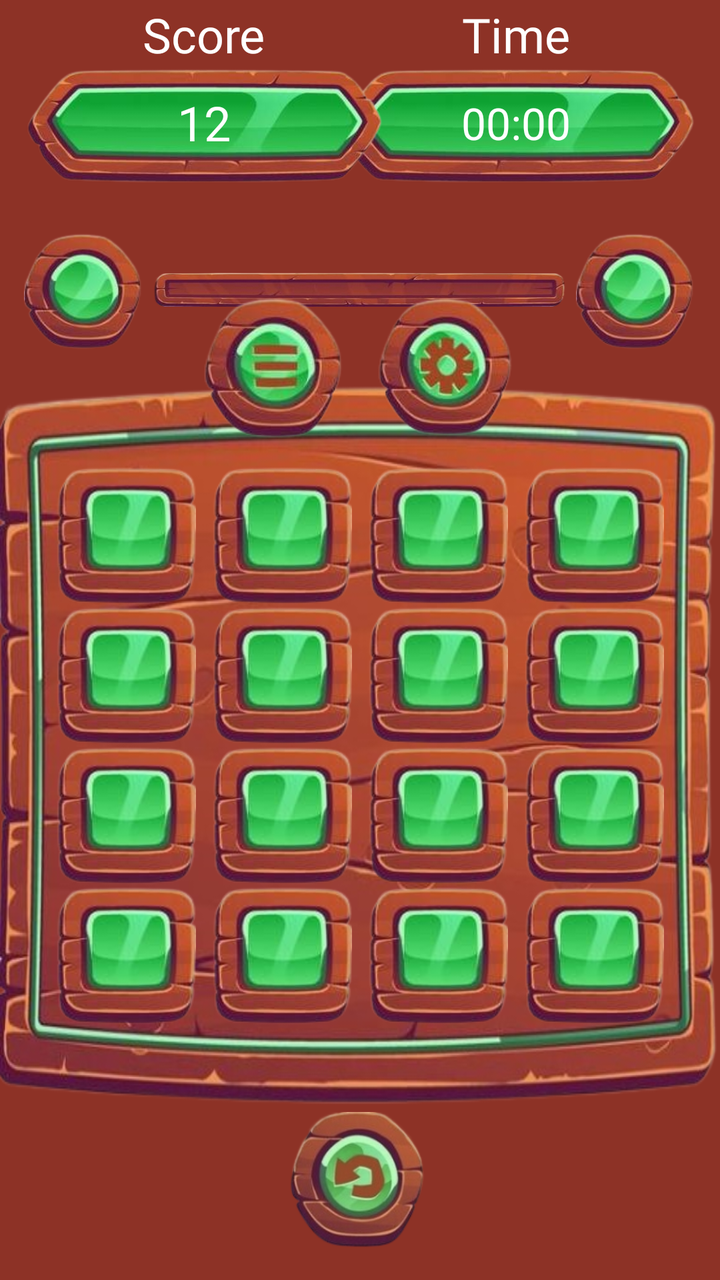
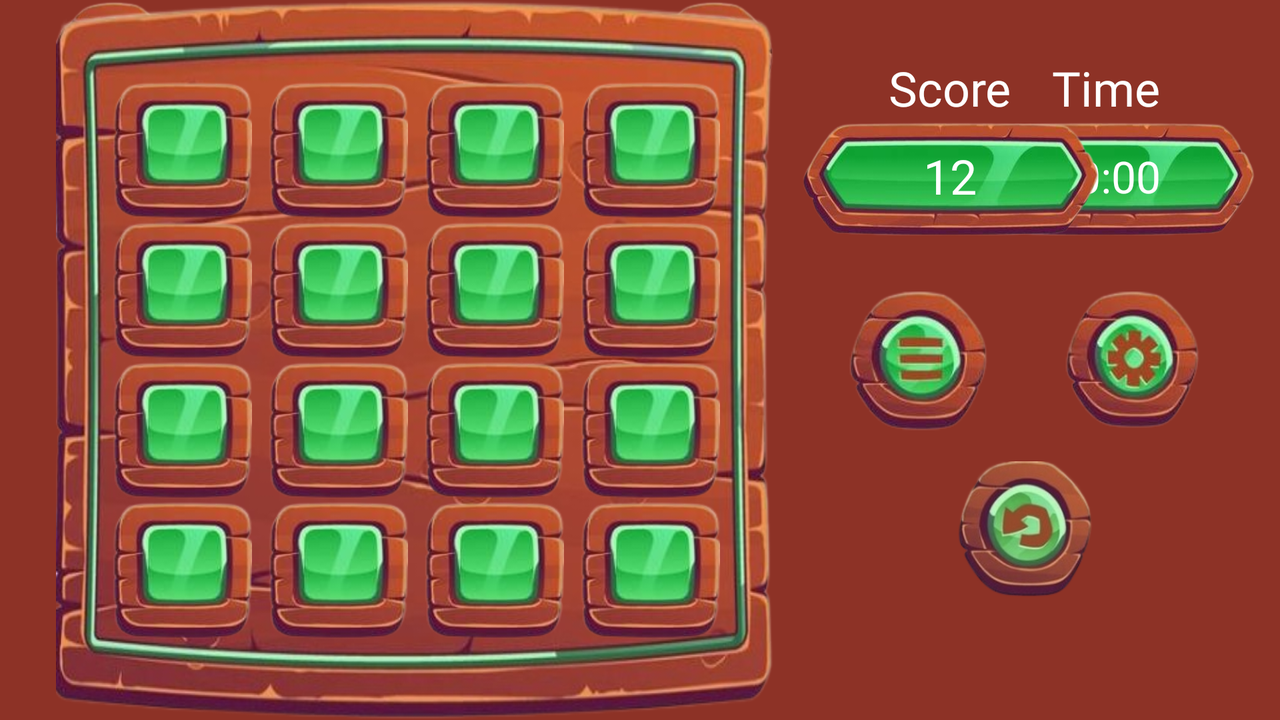

One screen, two layout resources from the same app: the default and the repository's alternative for another configuration. Each is rendered where Android would select it; the XML of both is given below.
<!-- AndroidManifest.xml: application theme Theme.BlockShuffle15 -->
<!-- res/layout/fragment_game.xml -->
<?xml version="1.0" encoding="utf-8"?>
<androidx.constraintlayout.widget.ConstraintLayout xmlns:android="http://schemas.android.com/apk/res/android"
    android:layout_width="match_parent"
    android:layout_height="match_parent"
    xmlns:app="http://schemas.android.com/apk/res-auto"
    android:background="#8D3226"
    >
    <TextView
        android:id="@+id/text1"
        android:layout_width="wrap_content"
        android:layout_height="wrap_content"
        android:text="Score"
        android:textSize="24sp"
        app:layout_constraintLeft_toLeftOf="@id/score"
        app:layout_constraintRight_toRightOf="@id/score"
        app:layout_constraintBottom_toTopOf="@id/score"
        android:fontFamily="@font/font1"
        android:textColor="@color/white"
        />

    <androidx.appcompat.widget.AppCompatButton
        android:id="@+id/score"
        android:layout_width="180dp"
        android:layout_height="60dp"
        android:background="@drawable/score_button"
        app:layout_constraintTop_toTopOf="parent"
        app:layout_constraintLeft_toLeftOf="parent"
        app:layout_constraintBottom_toTopOf="@id/container"
        app:layout_constraintVertical_bias="0.25"
        android:text="12"
        android:textSize="24sp"
        android:paddingBottom="4dp"
        android:textColor="@color/white"
        android:fontFamily="@font/font1"
        android:layout_marginStart="12dp"
        />

    <TextView
        android:layout_width="wrap_content"
        android:layout_height="wrap_content"
        android:text="Time"
        android:textSize="24sp"
        app:layout_constraintLeft_toLeftOf="@id/time"
        app:layout_constraintRight_toRightOf="@id/time"
        app:layout_constraintBottom_toTopOf="@id/time"
        android:fontFamily="@font/font1"
        android:textColor="@color/white"
        />

    <Chronometer
        android:id="@+id/time"
        android:layout_width="180dp"
        android:layout_height="60dp"
        android:layout_marginRight="12dp"
        android:background="@drawable/score_button"
        android:fontFamily="@font/font1"
        android:gravity="center"
        android:paddingBottom="4dp"
        android:textColor="@color/white"
        android:textSize="22sp"
        app:layout_constraintRight_toRightOf="parent"
        app:layout_constraintTop_toTopOf="parent"
        app:layout_constraintBottom_toTopOf="@id/container"
        app:layout_constraintVertical_bias="0.25"
        />

    <LinearLayout
        android:id="@+id/liner"
        android:layout_width="match_parent"
        android:layout_height="wrap_content"
        android:orientation="horizontal"
        app:layout_constraintTop_toTopOf="parent"
        app:layout_constraintBottom_toBottomOf="parent"
        app:layout_constraintVertical_bias="0.2"
        android:layout_marginHorizontal="12dp"
        >
        <androidx.appcompat.widget.AppCompatButton
            android:layout_width="60dp"
            android:layout_height="60dp"
            android:background="@drawable/time"
            />

        <androidx.appcompat.widget.AppCompatButton
            android:id="@+id/swallow"
            android:layout_width="0dp"
            android:layout_height="17dp"
            android:layout_marginHorizontal="4dp"
            android:layout_weight="4"
            android:background="@drawable/time0" />

        <androidx.appcompat.widget.AppCompatButton
            android:layout_width="60dp"
            android:layout_height="60dp"

            android:background="@drawable/time"
            />
    </LinearLayout>

    <androidx.appcompat.widget.AppCompatButton
        android:id="@+id/menu"
        android:layout_width="70dp"
        android:layout_height="70dp"
        app:layout_constraintTop_toBottomOf="@id/liner"
        app:layout_constraintBottom_toTopOf="@id/container"
        app:layout_constraintLeft_toLeftOf="parent"
        app:layout_constraintRight_toRightOf="parent"
        app:layout_constraintHorizontal_bias="0.35"
        android:background="@drawable/menu_button"
        />
    <androidx.appcompat.widget.AppCompatButton
        android:id="@+id/settings"
        android:layout_width="70dp"
        android:layout_height="70dp"
        app:layout_constraintTop_toBottomOf="@id/liner"
        app:layout_constraintBottom_toTopOf="@id/container"
        app:layout_constraintLeft_toLeftOf="parent"
        app:layout_constraintRight_toRightOf="parent"
        app:layout_constraintHorizontal_bias="0.65"
        android:background="@drawable/settengd_button"
        />
    <LinearLayout
        android:id="@+id/container"
        android:layout_width="360dp"
        android:layout_height="360dp"
        android:background="@drawable/orqa_img"
        android:gravity="center"
        android:orientation="vertical"
        app:layout_constraintBottom_toBottomOf="parent"
        app:layout_constraintLeft_toLeftOf="parent"
        app:layout_constraintRight_toRightOf="parent"
        app:layout_constraintTop_toBottomOf="@id/liner"
        app:layout_constraintVertical_bias="0.7"
        android:layout_marginBottom="80dp"
        >

        <LinearLayout
            android:layout_width="match_parent"
            android:layout_height="70dp"
            android:gravity="center"
            android:orientation="horizontal">

            <androidx.appcompat.widget.AppCompatButton style="@style/button" />

            <androidx.appcompat.widget.AppCompatButton style="@style/button" />

            <androidx.appcompat.widget.AppCompatButton style="@style/button" />

            <androidx.appcompat.widget.AppCompatButton style="@style/button" />

        </LinearLayout>

        <LinearLayout
            android:layout_width="match_parent"
            android:layout_height="70dp"
            android:gravity="center"
            android:orientation="horizontal">

            <androidx.appcompat.widget.AppCompatButton style="@style/button" />

            <androidx.appcompat.widget.AppCompatButton style="@style/button" />

            <androidx.appcompat.widget.AppCompatButton style="@style/button" />

            <androidx.appcompat.widget.AppCompatButton style="@style/button" />
        </LinearLayout>

        <LinearLayout
            android:layout_width="match_parent"
            android:layout_height="70dp"
            android:gravity="center"
            android:orientation="horizontal">

            <androidx.appcompat.widget.AppCompatButton style="@style/button" />

            <androidx.appcompat.widget.AppCompatButton style="@style/button" />

            <androidx.appcompat.widget.AppCompatButton style="@style/button" />

            <androidx.appcompat.widget.AppCompatButton style="@style/button" />
        </LinearLayout>

        <LinearLayout
            android:layout_width="match_parent"
            android:layout_height="70dp"
            android:gravity="center"
            android:orientation="horizontal">

            <androidx.appcompat.widget.AppCompatButton style="@style/button" />

            <androidx.appcompat.widget.AppCompatButton style="@style/button" />

            <androidx.appcompat.widget.AppCompatButton style="@style/button" />

            <androidx.appcompat.widget.AppCompatButton style="@style/button" />
        </LinearLayout>
    </LinearLayout>
    <androidx.appcompat.widget.AppCompatButton
        android:id="@+id/restart"
        android:layout_width="70dp"
        android:layout_height="70dp"
        app:layout_constraintBottom_toBottomOf="parent"
        app:layout_constraintLeft_toLeftOf="parent"
        app:layout_constraintRight_toRightOf="parent"
        app:layout_constraintTop_toBottomOf="@id/container"
        android:background="@drawable/restart_btn"
        app:layout_constraintVertical_bias="0.2"
        />

</androidx.constraintlayout.widget.ConstraintLayout>
<!-- resources referenced by this layout -->
<resources>
  <!-- drawable menu_button: png bitmap (drawable, 27993 bytes) -->
  <!-- drawable orqa_img: png bitmap (drawable, 295340 bytes) -->
  <!-- drawable restart_btn: png bitmap (drawable, 32500 bytes) -->
  <!-- drawable score_button: png bitmap (drawable, 56680 bytes) -->
  <!-- drawable settengd_button: png bitmap (drawable, 29214 bytes) -->
  <!-- drawable time: png bitmap (drawable, 27036 bytes) -->
  <!-- drawable time0: png bitmap (drawable, 50099 bytes) -->
  <style name="button">
      <item name="android:layout_width">70dp</item>
      <item name="android:layout_height">70dp</item>
      <item name="android:background">@drawable/button</item>
      <item name="android:layout_margin">4dp</item>
      <item name="fontFamily">@font/font1</item>
      <item name="android:textColor">@color/white</item>
      <item name="android:gravity">center</item>
      <item name="android:textSize">18sp</item>
      <item name="android:paddingBottom">8dp</item>
      <item name="android:paddingStart">4dp</item>
  </style>
  <style name="Theme.BlockShuffle15" parent="Base.Theme.BlockShuffle15" />
  <!-- drawable button: png bitmap (drawable, 25059 bytes) -->
  <style name="Base.Theme.BlockShuffle15" parent="Theme.Material3.DayNight.NoActionBar">
          
          
      </style>
</resources>
<!-- res/layout-land/fragment_game.xml (the repository's variant of the layout above) -->
<!-- drawn on the phone turned sideways -->
<?xml version="1.0" encoding="utf-8"?>
<androidx.constraintlayout.widget.ConstraintLayout xmlns:android="http://schemas.android.com/apk/res/android"
    android:layout_width="match_parent"
    android:layout_height="match_parent"
    xmlns:app="http://schemas.android.com/apk/res-auto"
    android:background="#8D3226"
    >
    <TextView
        android:id="@+id/text1"
        android:layout_width="wrap_content"
        android:layout_height="wrap_content"
        android:text="Score"
        android:textSize="24sp"
        app:layout_constraintLeft_toLeftOf="@id/score"
        app:layout_constraintRight_toRightOf="@id/score"
        app:layout_constraintBottom_toTopOf="@id/score"
        android:fontFamily="@font/font1"
        android:textColor="@color/white"
        />

    <androidx.appcompat.widget.AppCompatButton
        android:id="@+id/score"
        android:layout_width="150dp"
        android:layout_height="60dp"
        android:background="@drawable/score_button"
        app:layout_constraintTop_toTopOf="parent"
        app:layout_constraintLeft_toRightOf="@id/container"
        app:layout_constraintRight_toRightOf="parent"
        app:layout_constraintBottom_toBottomOf="parent"
        app:layout_constraintVertical_bias="0.2"
        app:layout_constraintHorizontal_bias="0"
        android:text="12"
        android:textSize="24sp"
        android:paddingBottom="4dp"
        android:textColor="@color/white"
        android:fontFamily="@font/font1"
        android:layout_marginStart="12dp"
        />

    <TextView
        android:layout_width="wrap_content"
        android:layout_height="wrap_content"
        android:text="Time"
        android:textSize="24sp"
        app:layout_constraintLeft_toLeftOf="@id/time"
        app:layout_constraintRight_toRightOf="@id/time"
        app:layout_constraintBottom_toTopOf="@id/time"
        android:fontFamily="@font/font1"
        android:textColor="@color/white"
        />

    <Chronometer
        android:id="@+id/time"
        android:layout_width="150dp"
        android:layout_height="60dp"
        android:layout_marginRight="12dp"
        android:background="@drawable/score_button"
        android:fontFamily="@font/font1"
        android:gravity="center"
        android:paddingBottom="4dp"
        android:textColor="@color/white"
        android:textSize="22sp"
        app:layout_constraintRight_toRightOf="parent"
        app:layout_constraintTop_toTopOf="parent"
        app:layout_constraintBottom_toBottomOf="parent"
        app:layout_constraintVertical_bias="0.2"
        />

    <LinearLayout
        android:id="@+id/liner"
        android:layout_width="0dp"
        android:layout_height="wrap_content"
        android:orientation="horizontal"
        app:layout_constraintTop_toTopOf="parent"
        app:layout_constraintLeft_toLeftOf="@id/container"
        app:layout_constraintRight_toRightOf="@id/container"
        >
        <androidx.appcompat.widget.AppCompatButton
            android:layout_width="60dp"
            android:layout_height="60dp"
            android:background="@drawable/time"
            />

        <androidx.appcompat.widget.AppCompatButton
            android:id="@+id/swallow"
            android:layout_width="0dp"
            android:layout_height="17dp"
            android:layout_marginHorizontal="4dp"
            android:layout_weight="4"
            android:background="@drawable/time0" />

        <androidx.appcompat.widget.AppCompatButton
            android:layout_width="60dp"
            android:layout_height="60dp"
            android:background="@drawable/time"
            />
    </LinearLayout>

    <androidx.appcompat.widget.AppCompatButton
        android:id="@+id/menu"
        android:layout_width="70dp"
        android:layout_height="70dp"
        app:layout_constraintLeft_toRightOf="@id/container"
        app:layout_constraintRight_toRightOf="parent"
        app:layout_constraintBottom_toBottomOf="parent"
        app:layout_constraintTop_toBottomOf="@id/score"
        android:background="@drawable/menu_button"
        app:layout_constraintVertical_bias="0.15"
        app:layout_constraintHorizontal_bias="0.2"
        />
    <androidx.appcompat.widget.AppCompatButton
        android:id="@+id/settings"
        android:layout_width="70dp"
        android:layout_height="70dp"
        app:layout_constraintLeft_toRightOf="@id/menu"
        app:layout_constraintTop_toTopOf="@id/menu"
        app:layout_constraintRight_toRightOf="parent"
        app:layout_constraintBottom_toBottomOf="@id/menu"
        android:background="@drawable/settengd_button"
        />
    <LinearLayout
        android:id="@+id/container"
        android:layout_width="360dp"
        android:layout_height="360dp"
        android:background="@drawable/orqa_img"
        android:gravity="center"
        android:orientation="vertical"
        app:layout_constraintBottom_toBottomOf="parent"
        app:layout_constraintLeft_toLeftOf="parent"
        app:layout_constraintRight_toRightOf="parent"
        app:layout_constraintTop_toTopOf="parent"
        app:layout_constraintHorizontal_bias="0.1"
        app:layout_constraintVertical_bias="1"
        >

        <LinearLayout
            android:layout_width="match_parent"
            android:layout_height="70dp"
            android:gravity="center"
            android:orientation="horizontal">

            <androidx.appcompat.widget.AppCompatButton style="@style/button" />

            <androidx.appcompat.widget.AppCompatButton style="@style/button" />

            <androidx.appcompat.widget.AppCompatButton style="@style/button" />

            <androidx.appcompat.widget.AppCompatButton style="@style/button" />

        </LinearLayout>

        <LinearLayout
            android:layout_width="match_parent"
            android:layout_height="70dp"
            android:gravity="center"
            android:orientation="horizontal">

            <androidx.appcompat.widget.AppCompatButton style="@style/button" />

            <androidx.appcompat.widget.AppCompatButton style="@style/button" />

            <androidx.appcompat.widget.AppCompatButton style="@style/button" />

            <androidx.appcompat.widget.AppCompatButton style="@style/button" />
        </LinearLayout>

        <LinearLayout
            android:layout_width="match_parent"
            android:layout_height="70dp"
            android:gravity="center"
            android:orientation="horizontal">

            <androidx.appcompat.widget.AppCompatButton style="@style/button" />

            <androidx.appcompat.widget.AppCompatButton style="@style/button" />

            <androidx.appcompat.widget.AppCompatButton style="@style/button" />

            <androidx.appcompat.widget.AppCompatButton style="@style/button" />
        </LinearLayout>

        <LinearLayout
            android:layout_width="match_parent"
            android:layout_height="70dp"
            android:gravity="center"
            android:orientation="horizontal">

            <androidx.appcompat.widget.AppCompatButton style="@style/button" />

            <androidx.appcompat.widget.AppCompatButton style="@style/button" />

            <androidx.appcompat.widget.AppCompatButton style="@style/button" />

            <androidx.appcompat.widget.AppCompatButton style="@style/button" />
        </LinearLayout>
    </LinearLayout>

    <androidx.appcompat.widget.AppCompatButton
        android:id="@+id/restart"
        android:layout_width="70dp"
        android:layout_height="70dp"
        android:background="@drawable/restart_btn"
        app:layout_constraintTop_toBottomOf="@id/menu"
        app:layout_constraintLeft_toRightOf="@id/container"
        app:layout_constraintRight_toRightOf="parent"
        app:layout_constraintBottom_toBottomOf="parent"
        app:layout_constraintVertical_bias="0.2"
        />

</androidx.constraintlayout.widget.ConstraintLayout>
